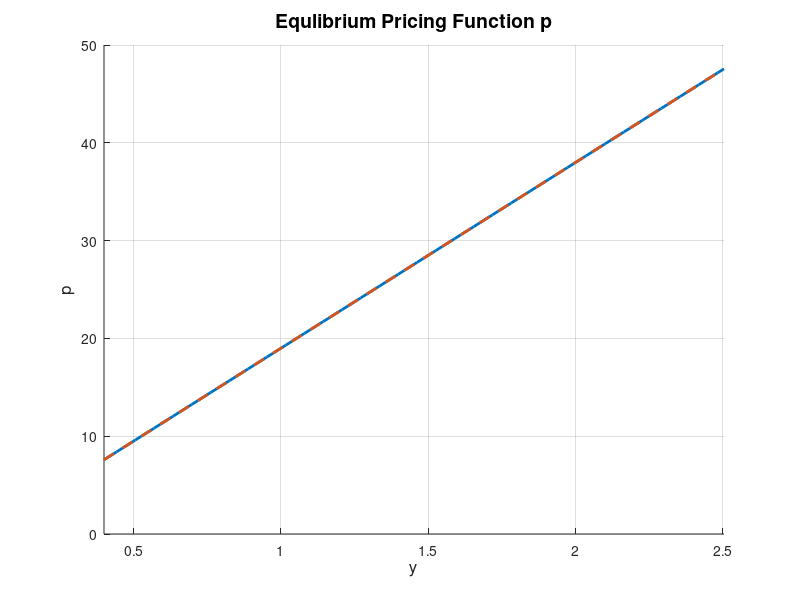

Here is the MATLAB script that generated this plot:
%========================================================
% Lucas Tree Model (Octave)
%========================================================

clear
clc

pkg load statistics  %For Octave

%LaTeX Interpreter if ==1 (requires LaTeX to be installed)
latex_interpreter=0;

gamma=1.0;      %Coefficient of Constant Risk Aversion
beta=0.95;      %Discount Factor
alpha=0.9;      %\log y_{t+1}= \alpha \log y_{t} + \sigma \varepsilon_{t}
sigma=0.1;      %Standard deviation for the Log-Normal Distribution

%Grid for y
%Since we cannot just have a state space [0,\infty), we consider [y_min, y_max]
ssd=sigma/sqrt(1-alpha^2);          %The standard deviation for \log y_{t}
y_min=exp(-4*ssd);                  %The minimum of the grid
y_max=exp(4*ssd);                   %The maximum of the grid
dim_y=100;                          %Grid size for the vector of y
y_vec=linspace(y_min,y_max,dim_y);  %Grid for y

%Realizations of y_t (to compute/approximate integrals)
%Two equivalent ways
%epsilon: (1,500)-vector, iid standard normal
%r_ln:    (1,500)-vector, iid log-normal with (mean,sd)=(0,sigma)
%rng("default");     %Initialize the random number generator
                     %For Octave rng("default") instead of rng('default')
epsilon=normrnd(0,1,1,500);
rng("default");      %Initialize the random number generator
                     %For Octave rng("default") instead of rng('default')
r_ln=lognrnd(0,sigma,1,500);
%Note: r_ln=exp(sigma*epsilon);
%      y_{t+1} = y^{\alpha}_{t} \exp ( \sigma \varepsilon_{t} )

%h(y) = beta* int u'(G(y,z)) G(y,z) phi(dz)
h=zeros(1,dim_y);
for i=1:dim_y
  h(i) = beta* mean(((y_vec(i)^alpha).*r_ln).^(1-gamma));
end

f=zeros(1,dim_y);          %f
f_new=zeros(1,dim_y);      %Tf

max_iter=2000;             %The Maximum Number of Iterations
toler=0.1^4;               %Tolerance Value
converge=0;
% converge is a binary variable, where it takes 1 when the value
% function iteration ended within the maximum number of rounds (max_iter).

tic %start stopwatch timer (optional)
for ell=1:max_iter
  for i=1:dim_y
    f_new(i) = h(i) +  beta* mean( interp1(y_vec,f,(y_vec(i).^alpha).*r_ln,'spline', 'extrap') );
    %For Octave, 'extrap' added (otherwise interp1 may return NaN)
  end   %end of for i=1:dim_N
  %
  if norm(f_new-f,Inf)<toler %alternative: if max(abs(f_new-f))<toler
    converge=1;
    break;
  end %end of if
  %
  f=f_new;
end
comp_time=toc; %end stopwatch timer and substitute time into comp_time (optional)

price=f.*y_vec.^gamma;

%Convergence
if converge==1
  fprintf('The value function iteration converged with %d iterations.\n', ell);
  fprintf('The value function iteration took %f seconds.\n', comp_time);
else
  fprintf('The value function iteration did not converge.\n');
end

figure()
hold on
plot(y_vec,price,'LineWidth',2);
if gamma==1
  plot(y_vec,(beta/(1-beta))*y_vec,'--','LineWidth',2);
end
grid on
hold off
xlim([y_min, y_max]);
if latex_interpreter==1
  xlabel('$y$','Interpreter','latex','FontSize',12);
  ylabel('$p$','Interpreter','latex','FontSize',12);
  title('Equlibrium Pricing Function $p$','Interpreter','latex','FontSize',14);
else
  xlabel('y','FontSize',12);
  ylabel('p','FontSize',12);
  title('Equlibrium Pricing Function p','FontSize',14);
end
